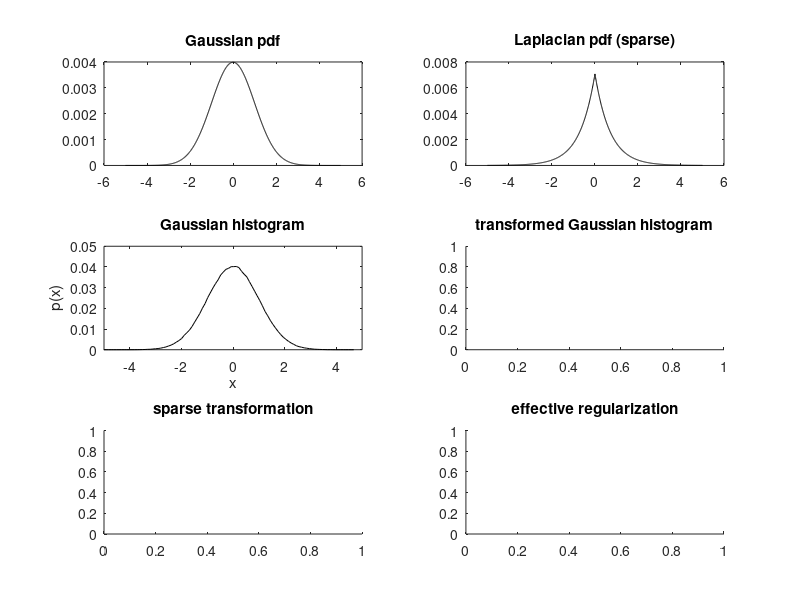

Write MATLAB code to recreate this figure. (Note: this script raises an error after producing the figure.)
% demonstrates how to implement sparse priors with VBA
% The trick is to use a continuous transform of GLM parameters, such that
% Gaussian priors are mapped onto fat-tailed distributions. More precisely,
% the "sparse transformation" is a signed quadratic mapping (see
% sparseTransform.m). Under this transform, the priors become close to a
% Lapacian density, and the parameter VB-estimate should mimick a L1-norm
% (i.e. "lasso") estimator.
% Note: using such "sparse transformation" makes the native GLM model
% non-linear, which implies potential local minima.

function demo_sparsePriors

% close all
% clear all


% 0- look at the qualitative properties of the "sparse" transformation 
mu = 0;
v = 1;
hf = figure('color',[1 1 1]);
gx = -5:1e-2:5;
pg = exp(-0.5*(gx-mu).^2/v);
pg = pg./sum(pg);
ps = exp(-abs(gx-mu)/(sqrt(v/2)));
ps = ps./sum(ps);
ha = subplot(3,2,1,'parent',hf);
plot(ha,gx,pg,'k')
title(ha,'Gaussian pdf')
ha = subplot(3,2,2,'parent',hf);
plot(ha,gx,ps,'k')
title(ha,'Laplacian pdf (sparse)')

N = 1e6;
X = mu + sqrt(v)*randn(N,1);
[n,x] = hist(X,1e2);
n = n./sum(n);
ha = subplot(3,2,3,'parent',hf);
plot(ha,x,n,'k')
set(ha,'xlim',[min(gx),max(gx)])
title(ha,'Gaussian histogram')
xlabel(ha,'x')
ylabel(ha,'p(x)')
ha = subplot(3,2,4,'parent',hf,'nextplot','add');
title(ha,'transformed Gaussian histogram')
ha2 = subplot(3,2,5,'parent',hf,'nextplot','add');
title(ha2,'sparse transformation')
ha3 = subplot(3,2,6,'parent',hf,'nextplot','add');
title(ha3,'effective regularization')
gp = [1e-1,0.25,1];
str = cell(length(gp),1);
col = 'brgm';
for i=1:length(gp)
    SX = sparseTransform(X,gp(i));
%     SX = normalize(SX);
    [n,x] = hist(SX,1e2);
    n = n./sum(n);
    plot(ha,x,n,col(i))
    str{i} = ['P=',num2str(gp(i))];
    sgx = sparseTransform(gx,gp(i));
    plot(ha2,gx,sgx,col(i))
    plot(ha3,x,-log(n),col(i))
end
set(ha,'xlim',[min(gx),max(gx)])
legend(ha,str)
legend(ha2,str)
xlabel(ha,'s(x)')
ylabel(ha,'p(s(x))')
xlabel(ha2,'x')
ylabel(ha2,'s(x)')
subgx = gx(1:1e2:end);
plot(ha2,subgx(subgx>=0),subgx(subgx>=0).^2,'k.')
plot(ha2,subgx(subgx<=0),-subgx(subgx<=0).^2,'k.')
plot(ha3,subgx(subgx>=0).^2,subgx(subgx>=0).^2,'k.')
plot(ha3,-subgx(subgx<=0).^2,subgx(subgx<=0).^2,'k.')

getSubplots

% 1- simulate "sparse" GLM and invert
p = 128;
n = 256;
A = randn(p,n);
phi1 = sparseTransform(X(randperm(n)),1);
sigma = 1;
y1 = A*phi1 + sqrt(sigma.^-1)*randn(p,1);

dims.n = 0;
dims.n_theta = 0;
dims.n_phi = n;
options.inG.X = A;
options.inG.sparseP = 1;
% options.priors.muPhi = 1e-2*ones(n,1);
options.checkGrads = 0;
[posterior,out] = VBA_NLStateSpaceModel(y1,[],[],@g_GLMsparse,dims,options);
set(gcf,'tag','dummy','name','"sparse" sim, "sparse" priors')
hf = figure('color',[1 1 1],'name','estimation accuracy');
ha = subplot(2,3,1,'parent',hf,'nextplot','add');
plot(ha,phi1,sparseTransform(posterior.muPhi,1),'k.')
tmp = corrcoef(phi1,sparseTransform(posterior.muPhi,1));
r = tmp(2,1);
plot(ha,[min(phi1),max(phi1)],[min(phi1),max(phi1)],'r')
title(ha,['sparse sim, sparse priors, F=',num2str(out.F),' ,r=',num2str(r)])
xlabel(ha,'simulated')
ylabel(ha,'estimated')

[posterior2,out2] = VBA_NLStateSpaceModel(y1,[],[],@g_GLM,dims,options);
set(gcf,'tag','dummy','name','"sparse" sim, Gaussian priors')
ha = subplot(2,3,2,'parent',hf,'nextplot','add');
plot(ha,phi1,posterior2.muPhi,'k.')
tmp = corrcoef(phi1,posterior2.muPhi);
r = tmp(2,1);
plot(ha,[min(phi1),max(phi1)],[min(phi1),max(phi1)],'r')
title(ha,['sparse sim, Gaussian priors, F=',num2str(out2.F),' ,r=',num2str(r)])
xlabel(ha,'simulated')
ylabel(ha,'estimated')

phi_pi = pinv(A'*A)*A'*y1;
ha = subplot(2,3,3,'parent',hf,'nextplot','add');
plot(ha,phi1,phi_pi,'k.')
tmp = corrcoef(phi1,phi_pi);
r = tmp(2,1);
plot(ha,[min(phi1),max(phi1)],[min(phi1),max(phi1)],'r')
title(ha,['sparse sim, pseudo-inverse',' ,r=',num2str(r)])
xlabel(ha,'simulated')
ylabel(ha,'estimated')


% 2- simulate Gaussian GLM and invert
phi2 = X(randperm(n));
y2 = A*phi2 + sqrt(sigma.^-1)*randn(p,1);

[posterior,out] = VBA_NLStateSpaceModel(y2,[],[],@g_GLMsparse,dims,options);
set(gcf,'tag','dummy','name','Gaussian sim, "sparse" priors')
ha = subplot(2,3,4,'parent',hf,'nextplot','add');
plot(ha,phi2,sparseTransform(posterior.muPhi,1),'k.')
tmp = corrcoef(phi2,sparseTransform(posterior.muPhi,1));
r = tmp(2,1);
plot(ha,[min(phi2),max(phi2)],[min(phi2),max(phi2)],'r')
title(ha,['Gaussian sim, sparse priors, F=',num2str(out.F),' ,r=',num2str(r)])
xlabel(ha,'simulated')
ylabel(ha,'estimated')

[posterior2,out2] = VBA_NLStateSpaceModel(y2,[],[],@g_GLM,dims,options);
set(gcf,'tag','dummy','name','Gaussian sim, Gaussian priors')
ha = subplot(2,3,5,'parent',hf,'nextplot','add');
plot(ha,phi2,posterior2.muPhi,'k.')
tmp = corrcoef(phi2,posterior2.muPhi);
r = tmp(2,1);
plot(ha,[min(phi2),max(phi2)],[min(phi2),max(phi2)],'r')
title(ha,['Gaussian sim, Gaussian priors, F=',num2str(out2.F),' ,r=',num2str(r)])
xlabel(ha,'simulated')
ylabel(ha,'estimated')

phi_pi = pinv(A'*A)*A'*y2;
ha = subplot(2,3,6,'parent',hf,'nextplot','add');
plot(ha,phi2,phi_pi,'k.')
tmp = corrcoef(phi2,phi_pi);
r = tmp(2,1);
plot(ha,[min(phi2),max(phi2)],[min(phi2),max(phi2)],'r')
title(ha,['Gaussian sim, pseudo-inverse',' ,r=',num2str(r)])
xlabel(ha,'simulated')
ylabel(ha,'estimated')






